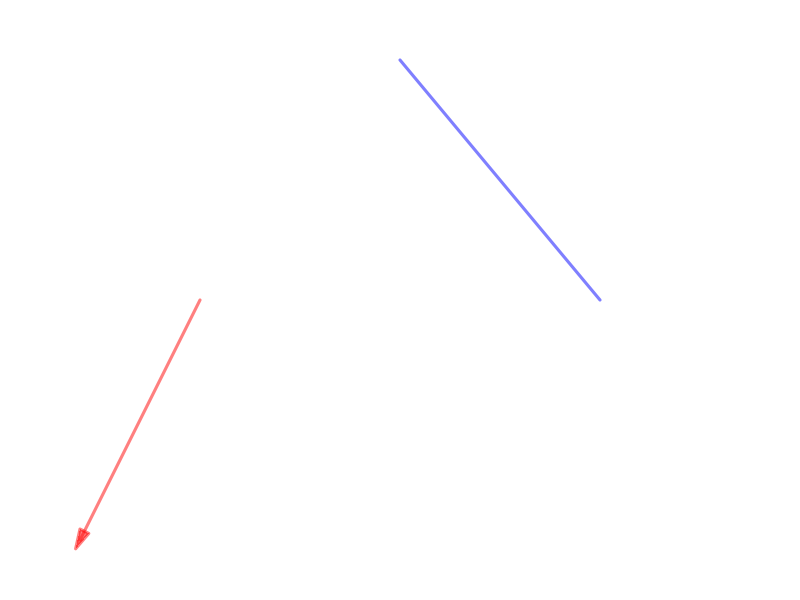

Generate this figure with R: (Note: this script raises an error after producing the figure.)
require(shape)
pdf(file = "people/sequential_disagreement_solved.pdf", width = 9, height = 7)

#Set parameters for graphics
axislabelsize <- 1.5
labelsize <- 2
actionlabelsize <- 1.5
graphlinewidth <- 3
segmentlinewidth <- 2
nodesize <- 1.5

COL <- c("#7fc97f", "#beaed4", "#fdc086", "#ffff99", "#386cb0", "#f0027f", "#bf5b17", "#666666")
COLA <- c("#99d8c9","#66c2a4","#41ae76", "#238b45", "#005824")
COLB <- c("#4eb3d3", "#2b8cbe", "#0868ac","#084081")

par(mar =  c(0, 0, 0, 0))

xlims <- c(0, 10)
ylims <- c(0, 10)

npts <- 501 
x <- seq(xlims[1], xlims[2], length.out = npts)
y <- seq(ylims[1], ylims[2], length.out = npts) 

plot(0, 0, xlim = xlims, ylim = ylims, type = "n",
     xlab = expression(paste("")),
     ylab = expression(paste("")), 
     xaxt = "n", 
     yaxt = "n", 
     cex.lab = axislabelsize, 
     bty = "n",
     xaxs="i", 
     yaxs="i")

ticksy <- seq(from = 0, to = ylims[2], by = 2)
ylabels <- seq(from = 0, to = ylims[2], by = 2)
ticksx <- seq(from = 0, to = xlims[2], by = 2)
xlabels <- seq(from = 0, to = xlims[2], by = 2)

#Branches for Aisha
#Swahili
#segments(5, 9, 2.5, 5, lty = 1, col = rgb(0, 0, 1, 0.5), lwd = graphlinewidth)
#English
segments(5, 9, 7.5, 5, lty = 1, col = rgb(0, 0, 1, 0.5), lwd = graphlinewidth)

#Branches for Ben
#From Aisha speaking Swahili
#Ben speaking Swahili
#segments(2.5, 5, 1, 1, lty = 1, col = rgb(1, 0, 0, 0.5), lwd = graphlinewidth)
#Ben speaking English
#segments(2.5, 5, 4, 1, lty = 1, col = rgb(1, 0, 0, fadelevel), lwd = graphlinewidth)

#Bina plants early
Arrows(2.5, 5, 1, 1, col = rgb(1, 0, 0, 0.5), lty = 1, lwd = 3, arr.type = "triangle")
#segments(2.5, 5, 1, 1, lty = 1, col = rgb(1, 0, 0, 0.5), lwd = graphlinewidth)
#Bina plants late
segments(2.5, 5, 4, 1, lty = 1, col = rgb(1, 0, 0, fadelevel), lwd = graphlinewidth)

#Branches for Aisha
#Speak Swahili
Arrows(5, 9, 2.5, 5, col = rgb(0, 0, 1, 0.5), lty = 1, lwd = 3, arr.type = "triangle")


#From Aisha Speakign English
#Ben speaking Swahili
segments(7.5, 5, 6, 1, lty = 1, col = rgb(1, 0, 0, fadelevel), lwd = graphlinewidth)

#Ben Speaks English
segments(7.5, 5, 9, 1, lty = 1, col = rgb(1, 0, 0, fadelevel), lwd = graphlinewidth)

#Initial node
points(5, 9, pch = 16, col = "black", cex = nodesize)

#P1 Nodes
#points(2.5, 5, pch = 16, col = "black", cex = nodesize)
points(7.5, 5, pch = 16, col = rgb(0,0,0,fadelevel), cex = nodesize)

#P2 Terminal Nodes
#points(1, 1, pch = 16, col = "black", cex = nodesize)
points(4, 1, pch = 16, col = rgb(0,0,0,fadelevel), cex = nodesize)
points(6, 1, pch = 16, col = rgb(0,0,0,fadelevel), cex = nodesize)
points(9, 1, pch = 16, col = rgb(0,0,0,fadelevel), cex = nodesize)

text(5, 9.3, expression(paste("Aisha")), cex = labelsize)

text(3.2, 7.5, expression(paste("Stick to")), cex = actionlabelsize)
text(3.2, 7.1, expression(paste("Swahili")), cex = actionlabelsize)
text(6.8, 7.5, expression(paste("Improve")), cex = actionlabelsize, col = rgb(0,0,0,fadelevel))
text(6.8, 7.1, expression(paste("English")), cex = actionlabelsize, col = rgb(0,0,0,fadelevel))


text(2, 5, expression(paste("Ben")), cex = labelsize)
text(1.2, 3.5, expression(paste("Improve")), cex = actionlabelsize)
text(1.2, 3.1, expression(paste("Swahili")), cex = actionlabelsize)
text(4, 3.5, expression(paste("Stick to")), cex = actionlabelsize, col = rgb(0,0,0,fadelevel))
text(4, 3.1, expression(paste("English")), cex = actionlabelsize, col = rgb(0,0,0,fadelevel))


text(8, 5, expression(paste("Ben")), cex = labelsize, col = rgb(0,0,0,fadelevel))
text(6, 3.5, expression(paste("Improve")), cex = actionlabelsize, col = rgb(0,0,0,fadelevel))
text(6, 3.1, expression(paste("Swahili")), cex = actionlabelsize, col = rgb(0,0,0,fadelevel))
text(8.8, 3.5, expression(paste("Stick to")), cex = actionlabelsize, col = rgb(0,0,0,fadelevel))
text(8.8, 3.1, expression(paste("English")), cex = actionlabelsize, col = rgb(0,0,0,fadelevel))

#Payoffs 
text(1, .6, expression("(" * phantom("4") * "," * phantom("2") * ")"), cex = actionlabelsize)
text(1, .6, expression(phantom("(") * "4" * phantom(",") * phantom("2") * phantom(")")), col = rgb(0, 0, 1, 1),  cex = actionlabelsize)
text(1, .6, expression(phantom("(") * phantom("4") * phantom(",") * "2" * phantom(")")), col = rgb(1, 0, 0, 1), cex = actionlabelsize)

text(4, .6, expression("(" * phantom("0") * "," * phantom("0") * ")"), cex = actionlabelsize, col = rgb(0,0,0,fadelevel))
text(4, .6, expression(phantom("(") * "0" * phantom(",") * phantom("0") * phantom(")")), col = rgb(0, 0, 1, 0.5,fadelevel),  cex = actionlabelsize)
text(4, .6, expression(phantom("(") * phantom("0") * phantom(",") * "0" * phantom(")")), col = rgb(1, 0, 0, 0.5,fadelevel), cex = actionlabelsize)

text(6, .6, expression("(" * phantom("0") * "," * phantom("0") * ")"), cex = actionlabelsize, col = rgb(0,0,0,fadelevel))
text(6, .6, expression(phantom("(") * "0" * phantom(",") * phantom("0") * phantom(")")), col = rgb(0, 0, 1, 0.5,fadelevel),  cex = actionlabelsize)
text(6, .6, expression(phantom("(") * phantom("0") * phantom(",") * "0" * phantom(")")), col = rgb(1, 0, 0, 0.5,fadelevel), cex = actionlabelsize)

text(9, .6, expression("(" * phantom("2") * "," * phantom("4") * ")"), cex = actionlabelsize, col = rgb(0,0,0,fadelevel))
text(9, .6, expression(phantom("(") * "2" * phantom(",") * phantom("4") * phantom(")")), col = rgb(0, 0, 1, 1,fadelevel),  cex = actionlabelsize)
text(9, .6, expression(phantom("(") * phantom("2") * phantom(",") * "4" * phantom(")")), col = rgb(1, 0, 0, 1,fadelevel), cex = actionlabelsize)

#Cutting branch plant late when A plants early
segments(2.6, 3.9, 3.1, 4.4, lty = 1, col = rgb(0,0,0,fadelevel), lwd = graphlinewidth)
segments(2.8, 3.25, 3.3, 3.75, lty = 1, col = rgb(0,0,0,fadelevel), lwd = graphlinewidth)
segments(3, 2.65, 3.5, 3.15, lty = 1, col = rgb(0,0,0,fadelevel), lwd = graphlinewidth)
segments(3.2, 2.05, 3.7, 2.55, lty = 1, col = rgb(0,0,0,fadelevel), lwd = graphlinewidth)
segments(3.4, 1.45, 3.9, 1.95, lty = 1, col = rgb(0,0,0,fadelevel), lwd = graphlinewidth)


#Cutting branch plant late when A plants
segments(7.4, 3.9, 6.9, 4.4, lty = 1, col = rgb(0,0,0,fadelevel), lwd = graphlinewidth)
segments(7.2, 3.25, 6.7, 3.75, lty = 1, col = rgb(0,0,0,fadelevel), lwd = graphlinewidth)
segments(7, 2.65, 6.5, 3.15, lty = 1, col = rgb(0,0,0,fadelevel), lwd = graphlinewidth)
segments(6.8, 2.05, 6.3, 2.55, lty = 1, col = rgb(0,0,0,fadelevel), lwd = graphlinewidth)
segments(6.6, 1.45, 6.1, 1.95, lty = 1, col = rgb(0,0,0,fadelevel), lwd = graphlinewidth)

#Cutting branch plant late for A given B's actions
# segments(5.25, 7.9, 5.75, 8.4, lty = 1, col = rgb(0,0,0,fadelevel), lwd = graphlinewidth)
# segments(5.65, 7.3, 6.15, 7.8, lty = 1, col = rgb(0,0,0,fadelevel), lwd = graphlinewidth)
# segments(6.05, 6.7, 6.55, 7.2, lty = 1, col = rgb(0,0,0,fadelevel), lwd = graphlinewidth)
# segments(6.45, 6.1, 6.95, 6.6, lty = 1, col = rgb(0,0,0,fadelevel), lwd = graphlinewidth)
# segments(6.85, 5.5, 7.35, 6, lty = 1, col = rgb(0,0,0,fadelevel), lwd = graphlinewidth)



dev.off()
